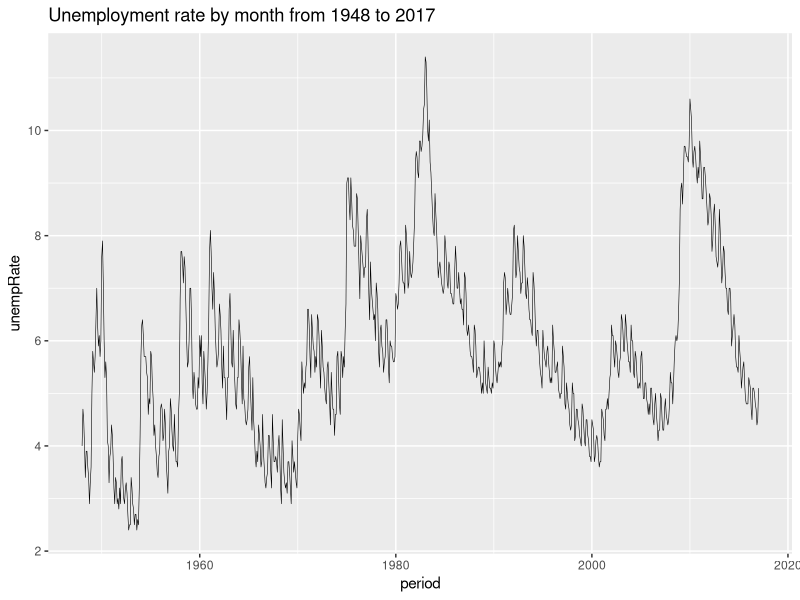
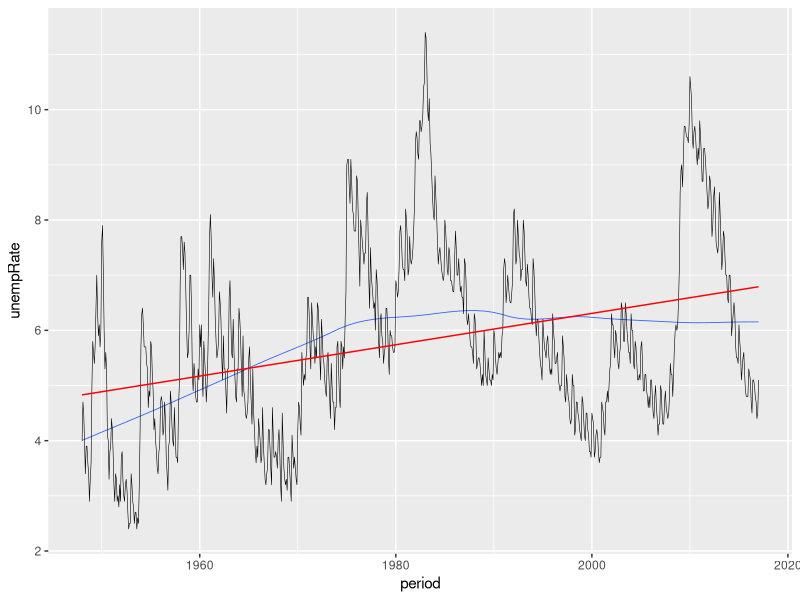
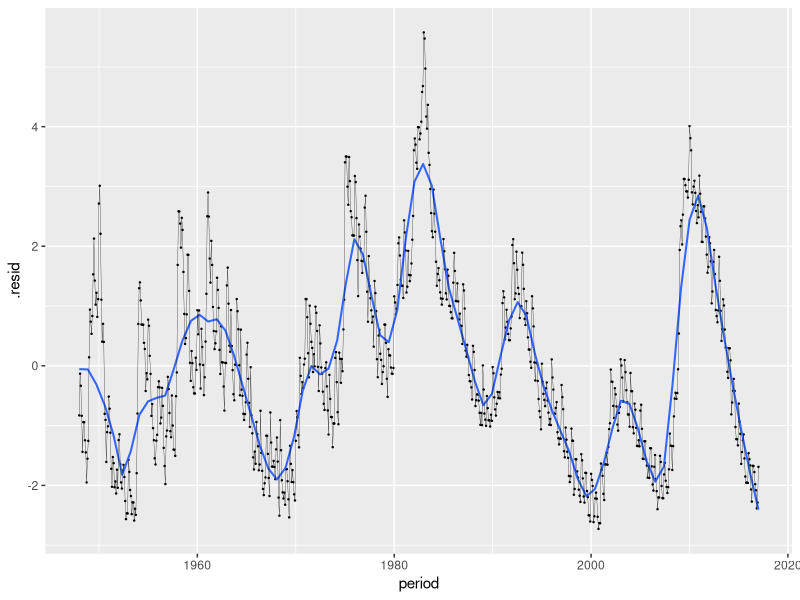
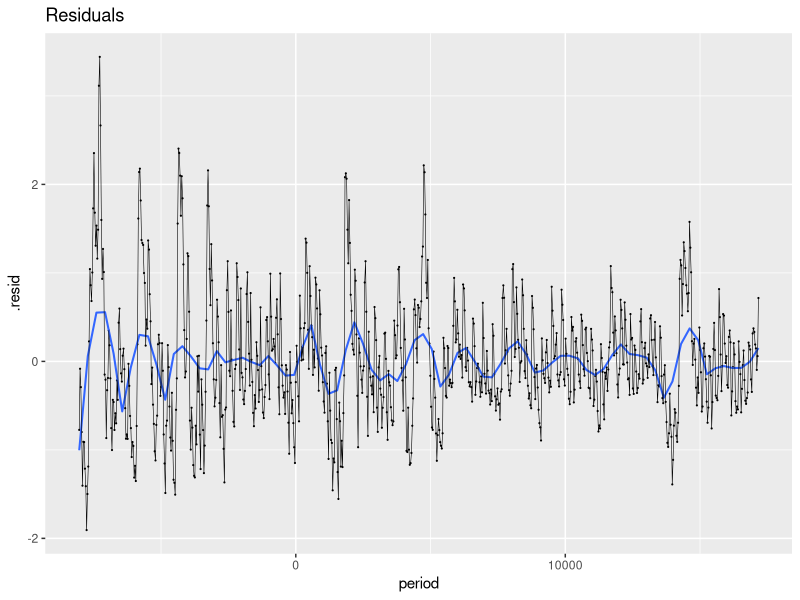
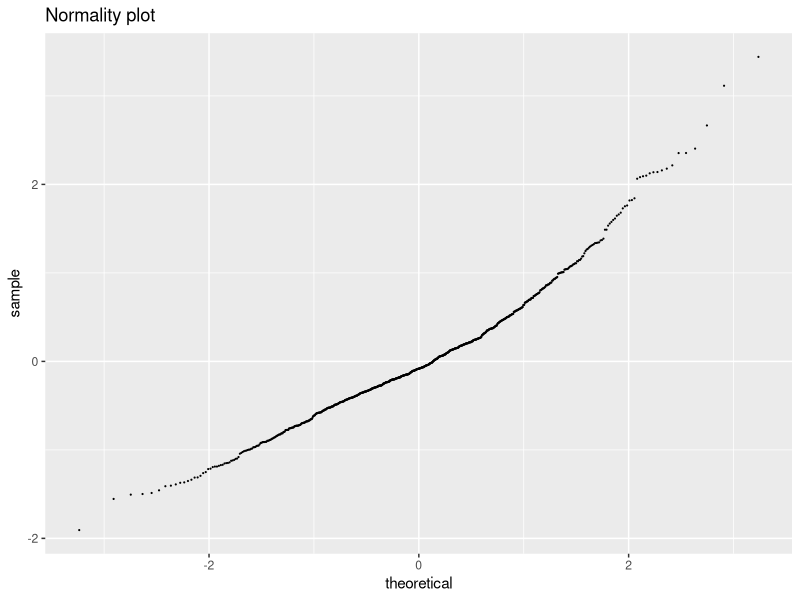

The R source for these figures, in order: (Note: this script raises an error after producing the figures.)
## ---- chunk 1
knitr::opts_chunk$set(echo = TRUE)
library(ggplot2)
library(zoo)
library(broom)
library(tidyr)
## ---- chunk 2
unemployment.series = read.csv('UNRATENSA.csv',header = TRUE)
unemployment.series = zoo(unemployment.series$UNRATENSA,order.by = as.Date(unemployment.series$DATE))
unemployment.series.df = data.frame(period = time(unemployment.series),unempRate = unemployment.series)
ggplot(unemployment.series.df,aes(x = period, y = unempRate)) + geom_line(size = 0.2) + labs(title ="Unemployment rate by month from 1948 to 2017")
## ---- chunk 3
ggplot(unemployment.series.df,aes(x = period,y = unempRate)) + geom_smooth(method = "loess",se=FALSE,method.args = list(degree=1),size = 0.3) + geom_line(size = 0.2) + geom_smooth(method = "lm",col="red",se=FALSE,size = 0.5)
## ---- chunk 4
unemployment.series.lo = lm(unempRate~period,data = unemployment.series.df)
ggplot(unemployment.series.lo,aes(x = period,y = .resid)) + geom_point(size = 0.2) + geom_smooth(span=0.12,size = 0.7,se=FALSE) + geom_line(size = 0.1)
## ---- chunk 5
unemployment.series.lo.df = augment(unemployment.series.lo)
unemployment.series.lo.df = data.frame(.resid1 = as.numeric(unemployment.series.lo.df$.resid), period = as.numeric(unemployment.series.lo.df$period))
unemployment.series.lo2 = loess(.resid1~period,data = unemployment.series.lo.df, span = 0.12)
unemployment.series.lo2.df = augment(unemployment.series.lo2)
ggplot(unemployment.series.lo2.df,aes(x = period,y = .resid)) + geom_point(size = 0.1) + geom_smooth(span=0.10,se=FALSE,size = 0.7) + labs(title = "Residuals") + geom_line(size = 0.2)
ggplot(unemployment.series.lo2.df,aes(sample =  .resid)) + stat_qq(size=0.1) + labs(title= "Normality plot")
## ---- chunk 6
final.df = data.frame(Period = unemployment.series.df$period,Trend = unemployment.series.lo$.fitted- mean(unemployment.series.lo$.fitted), Cycles = unemployment.series.lo2$fitted, Residuals = unemployment.series.lo2.df$.resid)
final.df = final.df %>% gather(Type,Incidence, Trend:Residuals)
final.df$Type = factor(final.df$Type,levels = c("Trend","Cycles","Residuals"))
ggplot(final.df,aes(x = Period, y=Incidence))  + geom_line(size=0.2,se=FALSE) + facet_wrap(~Type)
cat("\n Variance captured Trend: ",var(final.df$Incidence[final.df$Type=='Trend']))
cat("\n Variance captured Cycles: ",var(unemployment.series.lo2$fitted))
cat("\n Vrariance in residuals: ", var(unemployment.series.lo2.df$.resid))
